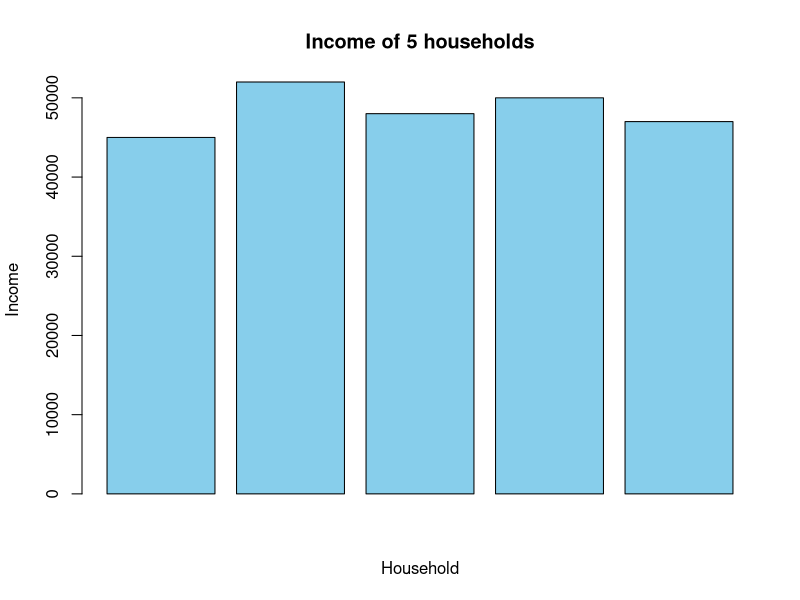
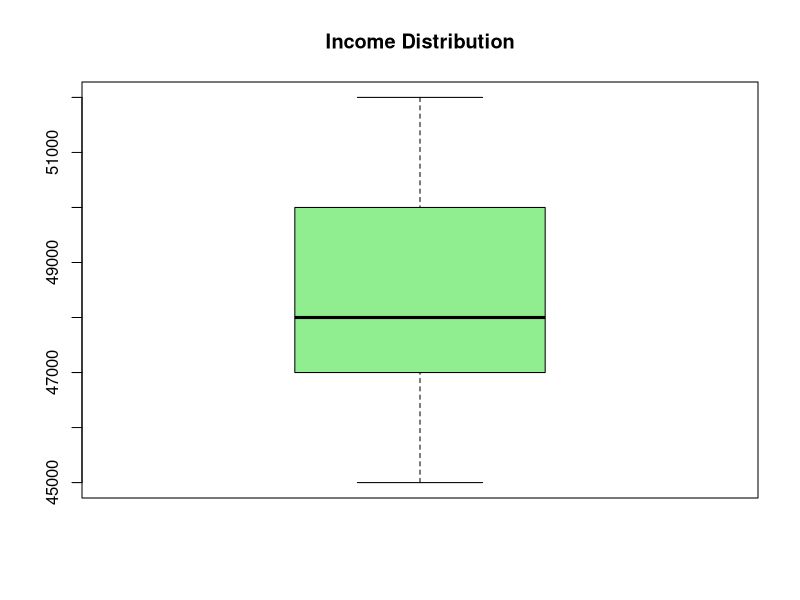
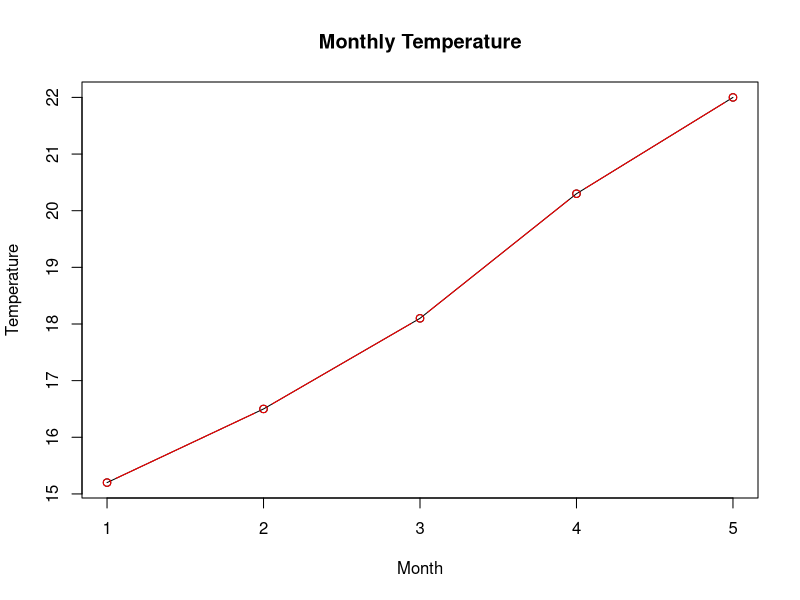
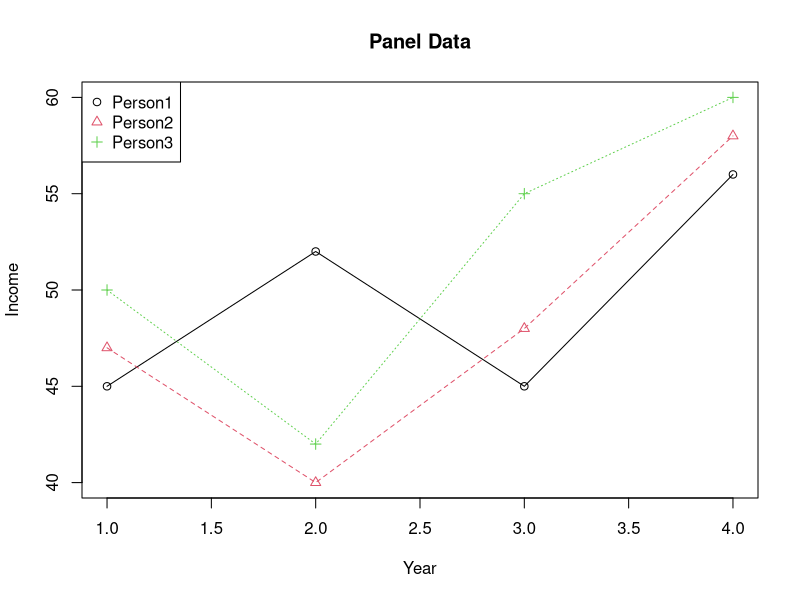
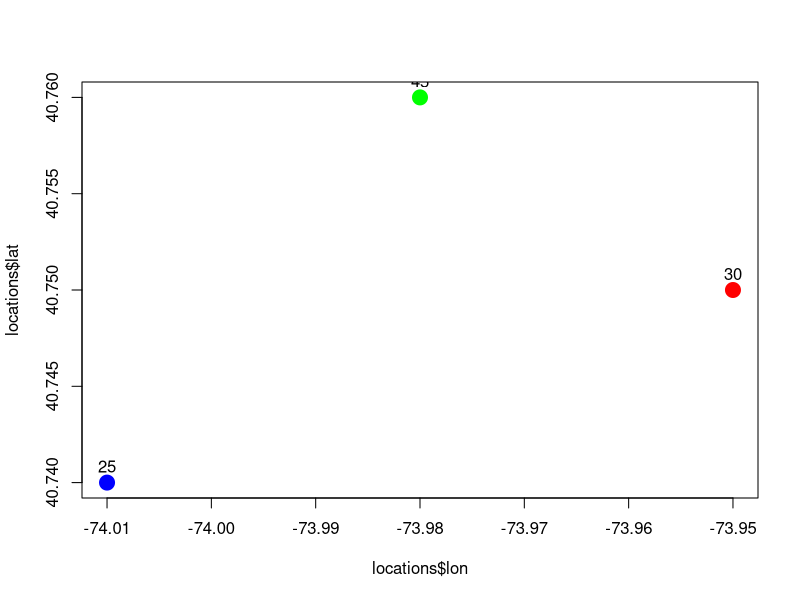
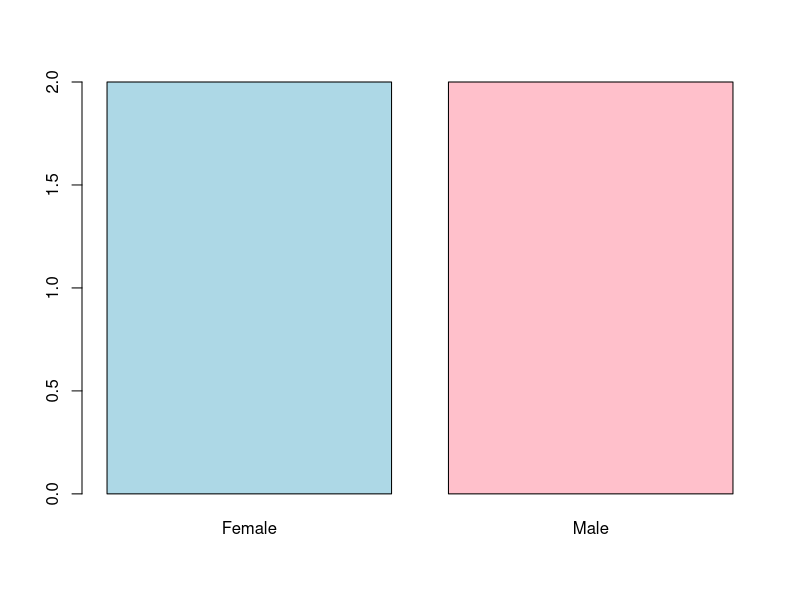
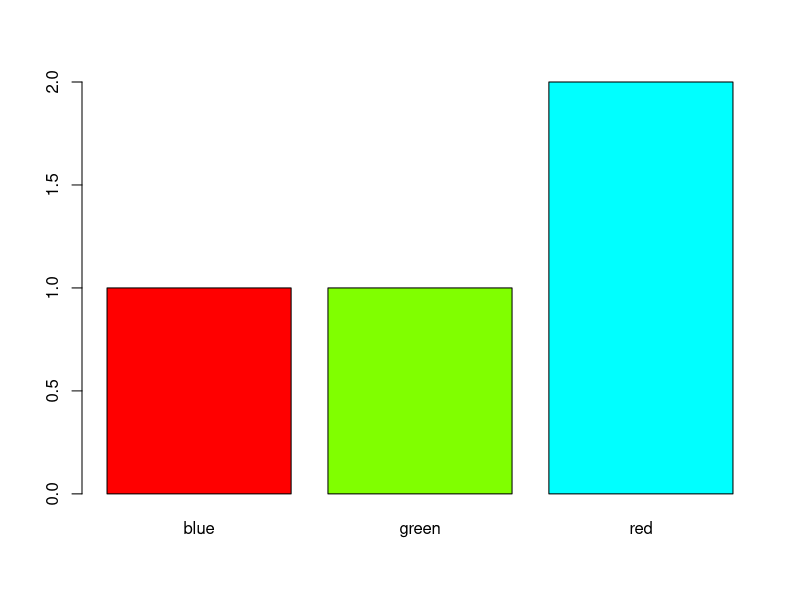
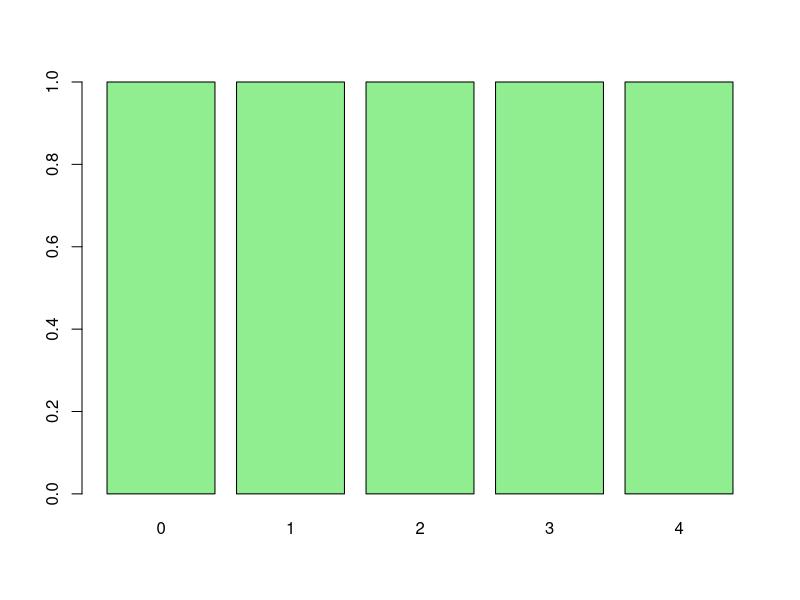

Write the R code that produced these figures, in order.
# -----------------------------
# Cross-Sectional Data
# -----------------------------
income <- c(45000, 52000, 48000, 50000, 47000)
mean(income)
summary(income)

# Basic plots
barplot(income, main="Income of 5 households",
        xlab="Household", ylab="Income", col="skyblue")
boxplot(income, main="Income Distribution", col="lightgreen")

# -----------------------------
# Time-Series Data
# -----------------------------
temp <- c(15.2, 16.5, 18.1, 20.3, 22.0)
time <- 1:5
plot(time, temp, type="o", main="Monthly Temperature",
     xlab="Month", ylab="Temperature")

# Adding trend line
lines(time, temp, type="b", col="red")

# -----------------------------
# Longitudinal (Panel) Data
# -----------------------------
income_panel <- matrix(c(45,47,50,52,
                         40,42,45,48,
                         55,56,58,60), nrow=4, byrow=TRUE)
colnames(income_panel) <- c("Person1","Person2","Person3")
rownames(income_panel) <- paste("Year",1:4)
income_panel

# Plot each person's income over time
matplot(income_panel, type="o", pch=1:3, col=1:3, 
        xlab="Year", ylab="Income", main="Panel Data")
legend("topleft", legend=colnames(income_panel), col=1:3, pch=1:3)

# -----------------------------
# Spatial Data
# -----------------------------
locations <- data.frame(
  lon = c(-73.95, -73.98, -74.01),
  lat = c(40.75, 40.76, 40.74),
  pollution = c(30, 45, 25)
)
plot(locations$lon, locations$lat, col=rainbow(3), pch=19, cex=2)
text(locations$lon, locations$lat, labels=locations$pollution, pos=3)

# -----------------------------
# Qualitative (Categorical) Variables
# -----------------------------
gender <- factor(c("Male","Female","Female","Male"))
table(gender)
barplot(table(gender), col=c("lightblue","pink"))

colors <- factor(c("red","blue","red","green"))
table(colors)
barplot(table(colors), col=rainbow(4))

# -----------------------------
# Quantitative Variables
# -----------------------------
# Discrete
children <- c(0,2,3,1,4)
mean(children)
table(children)
barplot(table(children), col="lightgreen")

# Continuous
height <- c(160.5,170.2,165.3,180.4)
summary(height)
hist(height, col="lightblue", main="Height Distribution", xlab="Height")
boxplot(height, col="lightgreen", main="Boxplot of Height")

weights <- c(60,65,70,75)
hist(weights, col="lightblue")
boxplot(weights, col="lightgreen")

# -----------------------------
# Practice Exercises
# -----------------------------
# 1. Cross-sectional vector
data <- c(10,15,20,25)
mean(data)
summary(data)

# 2. Time-series
ts_data <- ts(c(3,5,7,6,8), start=2020)
plot(ts_data, type="o")

# 3. Longitudinal matrix
long_data <- matrix(c(1,2,3,4,5,6), nrow=3)
matplot(long_data, type="o")

# 4. Qualitative factor
colors_ex <- factor(c("red","blue","red","green"))
table(colors_ex)
barplot(table(colors_ex), col=rainbow(4))

# 5. Continuous variable
weights_ex <- c(60,65,70,75)
hist(weights_ex, col="lightblue")
boxplot(weights_ex, col="lightgreen")
